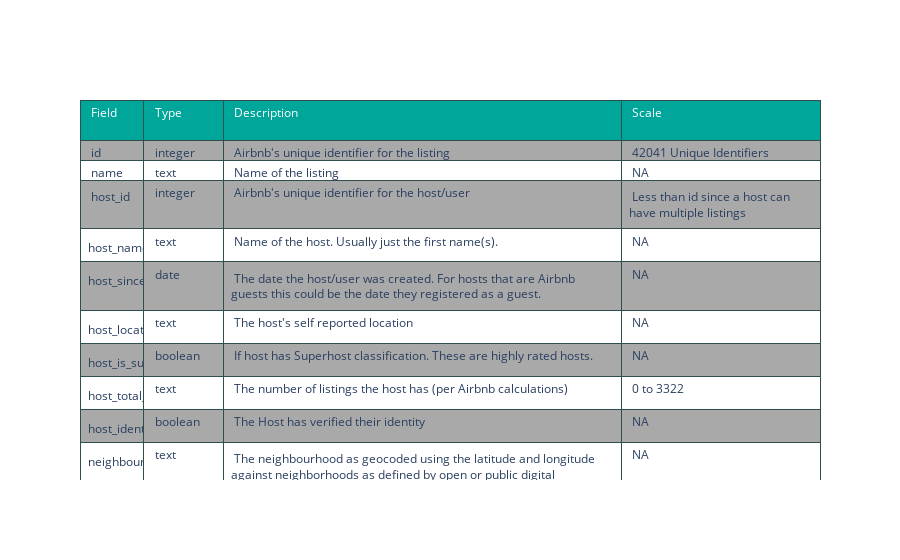

The notebook cell saved with this chart:
### Code cell
#read in the data ditionary and display the descriptions

dataDict = pd.read_csv('Data_Files/DataDictionary.txt', "|")
dataDict = dataDict.iloc[:, 1:5]
ddFig = go.Figure(data=[go.Table(columnorder = [0,1,2,3],columnwidth = [80,100,500,250],header=dict(values=dataDict.columns.tolist(), fill_color = '#00A699', align='left',line_color='darkslategray',font=dict(color='white', size=12), height=40),
                                             cells = dict(values=dataDict.T, fill_color = [['#a9a9a9', '#ffffff']*len(dataDict)],line_color='darkslategray', align='left')
                                             )])


ddFig.show()

### Figure 1 — Plotly figure (JSON) as saved in the notebook; plotly's stock layout.template omitted (floating-point values rounded to 4 significant figures)
{"data": [{"cells": {"align": "left", "fill": {"color": [["#a9a9a9", "#ffffff", "#a9a9a9", "#ffffff", "#a9a9a9", "#ffffff", "#a9a9a9", "#ffffff", "#a9a9a9", "#ffffff", "#a9a9a9", "#ffffff", "#a9a9a9", "#ffffff", "#a9a9a9", "#ffffff", "#a9a9a9", "#ffffff", "#a9a9a9", "#ffffff", "#a9a9a9", "#ffffff", "#a9a9a9", "#ffffff", "#a9a9a9", "#ffffff", "#a9a9a9", "#ffffff", "#a9a9a9", "#ffffff", "#a9a9a9", "#ffffff", "#a9a9a9", "#ffffff", "#a9a9a9", "#ffffff", "#a9a9a9", "#ffffff", "#a9a9a9", "#ffffff", "#a9a9a9", "#ffffff", "#a9a9a9", "#ffffff", "#a9a9a9", "#ffffff", "#a9a9a9", "#ffffff", "#a9a9a9", "#ffffff"]]}, "line": {"color": "darkslategray"}, "values": [[" id ", " name ", " host_id ", " host_name ", " host_since ", " host_location ", " host_is_superhost ", " host_total_listings_count ", " host_identity_verified ", " neighbourhood_cleansed ", " latitude ", " longitude ", " property_type ", "room_type ", " accommodates ", " bathrooms_text ", "bedrooms ", " beds ", " amenities ", " price ", " has_availability ", " calendar_last_scraped ", " number_of_reviews ", " review_scores_rating ", " instant_bookable "], [" integer ", " text ", " integer ", " text ", " date ", " text ", " boolean ", " text ", " boolean ", " text ", " numeric ", " numeric ", " text ", " text ", " integer ", " string ", " integer ", " integer ", " json ", " currency ", " boolean [t=true; f=false] ", " date ", " integer ", " float ", " boolean[t=true; f=false] "], [" Airbnb's unique identifier for the listing ", " Name of the listing ", " Airbnb's unique identifier for the host/user ", " Name of the host. Usually just the first name(s).", " The date the host/user was created. For hosts that are Airbnb guests this could be the date they registered as a guest.", " The host's self reported location", " If host has Superhost classification. These are highly rated hosts.", " The number of listings the host has (per Airbnb calculations)", " The Host has verified their identity", " The neighbourhood as geocoded using the latitude and longitude against neighborhoods as defined by open or public digital shapefiles.", " Uses the World Geodetic System (WGS84) projection for latitude and longitude. ", " Uses the World Geodetic System (WGS84) projection for latitude and longitude. ", " Self selected property type. Hotels and Bed and Breakfasts are described as such by their hosts in this field ", " [Entire home/apt\\Private room\\Shared room\\Hotel] All homes are grouped into the following three room types: Entire place, Private access to the entire home, Private rooms - Your own room in a shared house, Shared rooms - shared bedrooms and common rooms with other guests. ", " The maximum capacity of the listing ", " The number of bathrooms in the listing. On the Airbnb web-site, the bathrooms field has evolved from a number to a textual description. For older scrapes, bathrooms is used. ", " The number of bedrooms ", " The number of bed(s) ", " Array of added features that the host wanted to include as a listed benefit", " daily price in local currency ", " if the listing is available or not ", " Last calendar date the data was scraped ", " The number of reviews the listing has ", " Score of property ", " Whether the guest can automatically book the listing without the host requiring to accept their booking request. An indicator of a commercial listing. "], [" 42041 Unique Identifiers", " NA", " Less than id since a host can have multiple listings", " NA", " NA", " NA", " NA", " 0 to 3322", " NA", " NA", " Any latitudinal value", " Any longitudinal value", " NA", " 5 Types of Rooms", " 0 to 16 guests", " anywhere from 0 - 8 counting half-baths", " 0 to 24 bedrooms", " 0 - 34 beds", " Differs from listing to listing", " Avg of 0 to 25,000 dollars with an outlier at 100k", " NA", " NA", " 0 to 1512", " 0.0 to 5.0 avgeraged scale", " NA"]]}, "columnorder": [0, 1, 2, 3], "columnwidth": [80, 100, 500, 250], "header": {"align": "left", "fill": {"color": "#00A699"}, "font": {"color": "white", "size": 12}, "height": 40, "line": {"color": "darkslategray"}, "values": [" Field ", " Type ", " Description ", " Scale "]}, "type": "table"}], "layout": {}}
